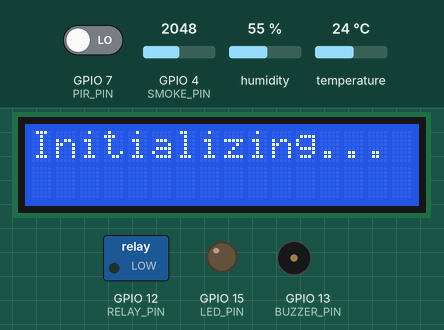
The sketch below on a simulated ESP32-S3. Shown: 16×2 character LCD, switched loads named in the sketch (green lamp = pin HIGH), output pins drawn as LEDs (lit = HIGH), buzzer (waves = sounding). The test bench sets the inputs (shaded band); at power-on: GPIO 4 (SMOKE_PIN) = 2048, GPIO 7 (PIR_PIN) LOW, humidity 55 %, temperature 24 °C. What the sketch prints to the serial monitor is not drawn.

Above: at 0.1 s.
3.3 s: GPIO 4 (SMOKE_PIN) set to 1054
15.5 s: GPIO 4 (SMOKE_PIN) set to 944
At 22.4 s:
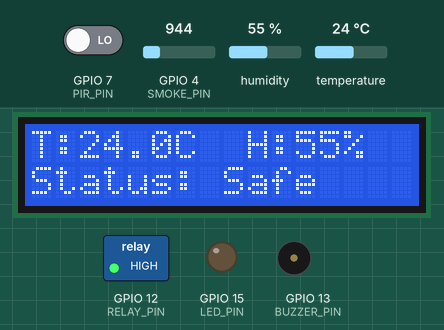
22.9 s: GPIO 7 (PIR_PIN) driven HIGH
At 24.1 s:
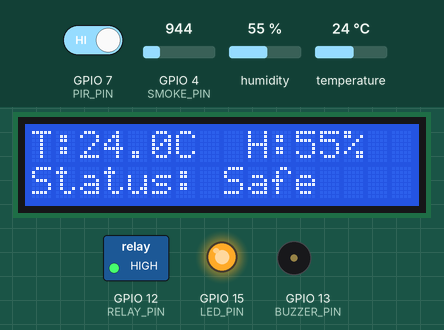
30.0 s: humidity set to 52 %
At 42.2 s:
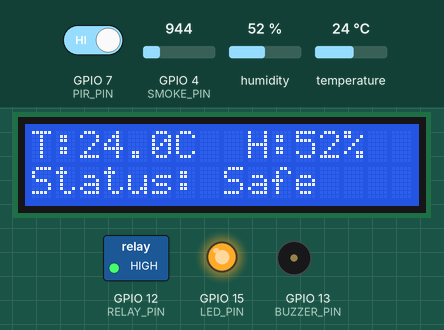
42.4 s: humidity set to 49 %
At 47.7 s:
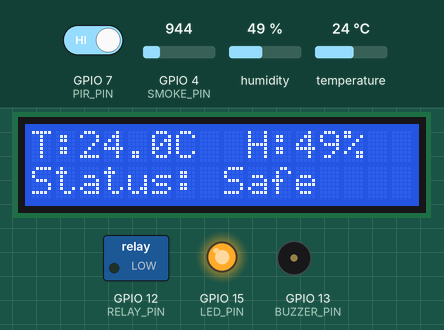
49.5 s: GPIO 4 (SMOKE_PIN) set to 1040
At 57.9 s:
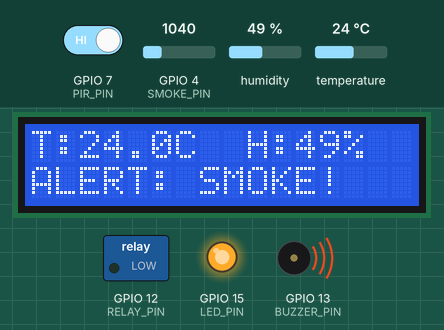
Timing chart, 0 to 59.1 s (numbered marks = the images above; inputs shaded):
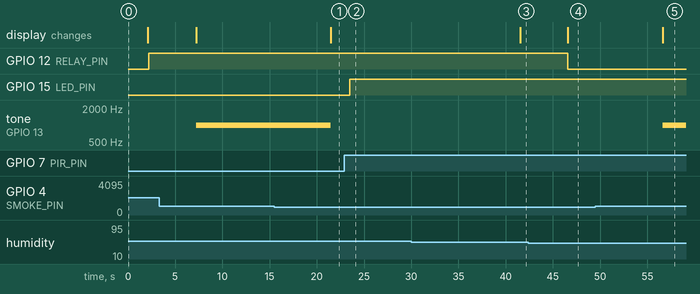

The sketch:

offline-sketch.ino
```cpp
#include <Wire.h>
#include <LiquidCrystal_I2C.h>
#include <DHT.h>

/* -------- SYSTEM CONFIGURATION -------- */
#define I2C_SDA     8
#define I2C_SCL     9
#define DHT_PIN     18
#define PIR_PIN     7
#define SMOKE_PIN   4
#define RELAY_PIN   12   // Controls fans (relay used for simulation)
#define BUZZER_PIN  13   // Audible alarm for safety critical alerts
#define LED_PIN     15   // Visual feedback for occupancy

#define DHT_TYPE    DHT22
#define SMOKE_LIMIT 1000  // Threshold for automated smoke control
#define TEMP_LIMIT  25   // Threshold for automated temperature control
#define HUM_LIMIT   50  // Threshold for automated humidity control

// Initialize Hardware Interfaces

LiquidCrystal_I2C lcd(0x27, 16, 2);
DHT dht(DHT_PIN, DHT_TYPE);

void setup() {
  Serial.begin(115200);

  // Initialize I2C communication for LCD

  Wire.begin(I2C_SDA, I2C_SCL);
  lcd.init();
  lcd.backlight();
  dht.begin();

  // Define I/O for sensors

  pinMode(PIR_PIN, INPUT);
  pinMode(LED_PIN, OUTPUT);
  pinMode(RELAY_PIN, OUTPUT);
  pinMode(BUZZER_PIN, OUTPUT);

  // System Health Check
  lcd.print("Initializing...");
  delay(2000); // Sensor stabilisation
  lcd.clear();
}

void loop() {
  /* -------- DATA ACQUISITION -------- */

  int smokeValue = analogRead(SMOKE_PIN);
  int motion = digitalRead(PIR_PIN);
  float temp = dht.readTemperature();
  float hum = dht.readHumidity();

  /* -------- MOTION & LIGHTING LOGIC -------- */
  // Implements occupancy-based energy saving

  if (motion == HIGH) {
    Serial.println("Motion Detected - Light ON");
    digitalWrite(LED_PIN, HIGH);
    delay(3000);   // Maintain light for visibility
  } else {
    digitalWrite(LED_PIN, LOW);
    Serial.println("No motion - Energy Saving Mode");
    delay(100);
  }

  /* -------- CLIMATE CONTROL LOGIC -------- */
  // Validation check: Ensure sensor data is valid before processing

  if (!isnan(temp) && !isnan(hum)) {
    Serial.print("Temp: "); Serial.print(temp);
    Serial.print(" | Hum: "); Serial.println(hum);

    // Automated Cooling Trigger (Using Relay): Activates if Temp OR Humidity exceeds safety limits

    if (temp > TEMP_LIMIT || hum > HUM_LIMIT) {
      digitalWrite(RELAY_PIN, HIGH);
      Serial.println("FANS - ON ");
      delay(5000);  // Prevents rapid relay cycling (chatter)
    } else {
      digitalWrite(RELAY_PIN, LOW);
    }
  }

  /* -------- USER INTERFACE & SAFETY ALERTS -------- */

  // Row 0: Environmental Telemetry

  lcd.setCursor(0, 0);
  if (isnan(temp) || isnan(hum)) {
    lcd.print("Sensor Error   ");
  } else {
    lcd.print("T:"); lcd.print(temp, 1);
    lcd.print("C  H:"); lcd.print(hum, 0);
    lcd.print("% ");
  }

  // Row 1: Safety Critical Status
  lcd.setCursor(0, 1);
  if (smokeValue > SMOKE_LIMIT) {
    lcd.print("ALERT: SMOKE!   ");
    tone(BUZZER_PIN, 1000); // High-frequency emergency tone
  } else {
    lcd.print("Status: Safe    ");
    noTone(BUZZER_PIN);
  }

  // Frequency control for DHT22 stability
  delay(2000);
}
```

Measured:
- the behaviour switches between 1001 and 1000 on GPIO 4 (SMOKE_PIN) (found by bisection; images 0 and 1)
- the behaviour switches between 51 and 50 % on humidity (found by bisection; images 3 and 4)
- after the input at 15.5 s, tone on GPIO 13 (BUZZER_PIN): 1000 Hz → silent after 6.0 s; the display: changes after 6.0 s (image 1)
- after the input at 22.9 s, GPIO 15 (LED_PIN): LOW → HIGH after 0.59 s
- after the input at 30.0 s, the display: changes after 11.6 s (image 3)
- after the input at 42.4 s, GPIO 12 (RELAY_PIN): HIGH → LOW after 4.2 s; the display: changes after 4.2 s (image 4)
- after the input at 49.5 s, tone on GPIO 13 (BUZZER_PIN): silent → 1000 Hz after 7.2 s; the display: changes after 7.2 s (image 5)
